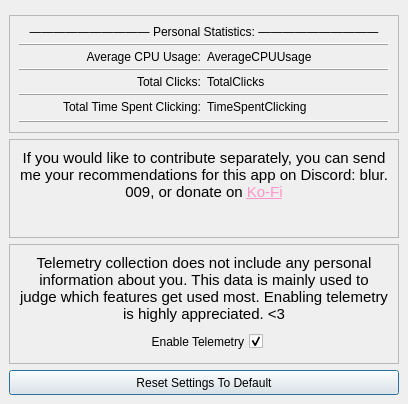
          <widget class="QWidget" name="scrollAreaWidgetContents_2">
           <property name="geometry">
            <rect>
             <x>0</x>
             <y>0</y>
             <width>408</width>
             <height>404</height>
            </rect>
           </property>
           <layout class="QVBoxLayout" name="verticalLayout_8">
            <property name="leftMargin">
             <number>9</number>
            </property>
            <property name="topMargin">
             <number>9</number>
            </property>
            <property name="rightMargin">
             <number>9</number>
            </property>
            <property name="bottomMargin">
             <number>9</number>
            </property>
            <item>
             <widget class="QFrame" name="frame_15">
              <property name="sizePolicy">
               <sizepolicy hsizetype="Minimum" vsizetype="Maximum">
                <horstretch>0</horstretch>
                <verstretch>0</verstretch>
               </sizepolicy>
              </property>
              <property name="frameShape">
               <enum>QFrame::Shape::NoFrame</enum>
              </property>
              <property name="frameShadow">
               <enum>QFrame::Shadow::Raised</enum>
              </property>
              <layout class="QVBoxLayout" name="verticalLayout_9">
               <property name="spacing">
                <number>0</number>
               </property>
               <property name="sizeConstraint">
                <enum>QLayout::SizeConstraint::SetMaximumSize</enum>
               </property>
               <property name="leftMargin">
                <number>0</number>
               </property>
               <property name="topMargin">
                <number>0</number>
               </property>
               <property name="rightMargin">
                <number>0</number>
               </property>
               <property name="bottomMargin">
                <number>0</number>
               </property>
              </layout>
             </widget>
            </item>
            <item>
             <widget class="QFrame" name="frame_25">
              <property name="sizePolicy">
               <sizepolicy hsizetype="Preferred" vsizetype="Preferred">
                <horstretch>0</horstretch>
                <verstretch>0</verstretch>
               </sizepolicy>
              </property>
              <property name="frameShape">
               <enum>QFrame::Shape::StyledPanel</enum>
              </property>
              <property name="frameShadow">
               <enum>QFrame::Shadow::Raised</enum>
              </property>
              <layout class="QVBoxLayout" name="verticalLayout_13">
               <item>
                <widget class="QFrame" name="frame_9">
                 <property name="frameShape">
                  <enum>QFrame::Shape::NoFrame</enum>
                 </property>
                 <property name="frameShadow">
                  <enum>QFrame::Shadow::Plain</enum>
                 </property>
                 <property name="lineWidth">
                  <number>0</number>
                 </property>
                 <layout class="QVBoxLayout" name="verticalLayout_10">
                  <property name="spacing">
                   <number>4</number>
                  </property>
                  <property name="leftMargin">
                   <number>0</number>
                  </property>
                  <property name="topMargin">
                   <number>0</number>
                  </property>
                  <property name="rightMargin">
                   <number>0</number>
                  </property>
                  <property name="bottomMargin">
                   <number>0</number>
                  </property>
                  <item>
                   <widget class="QFrame" name="frame_19">
                    <property name="sizePolicy">
                     <sizepolicy hsizetype="Preferred" vsizetype="Preferred">
                      <horstretch>0</horstretch>
                      <verstretch>0</verstretch>
                     </sizepolicy>
                    </property>
                    <property name="frameShape">
                     <enum>QFrame::Shape::NoFrame</enum>
                    </property>
                    <property name="frameShadow">
                     <enum>QFrame::Shadow::Raised</enum>
                    </property>
                    <layout class="QHBoxLayout" name="horizontalLayout_8">
                     <property name="spacing">
                      <number>6</number>
                     </property>
                     <property name="leftMargin">
                      <number>0</number>
                     </property>
                     <property name="topMargin">
                      <number>0</number>
                     </property>
                     <property name="rightMargin">
                      <number>0</number>
                     </property>
                     <property name="bottomMargin">
                      <number>0</number>
                     </property>
                     <item>
                      <widget class="QLabel" name="AverageCPUUsageText_2">
                       <property name="text">
                        <string>―――――――――― Personal Statistics: ――――――――――</string>
                       </property>
                       <property name="alignment">
                        <set>Qt::AlignmentFlag::AlignCenter</set>
                       </property>
                      </widget>
                     </item>
                    </layout>
                   </widget>
                  </item>
                  <item>
                   <widget class="Line" name="line_7">
                    <property name="frameShadow">
                     <enum>QFrame::Shadow::Raised</enum>
                    </property>
                    <property name="lineWidth">
                     <number>1</number>
                    </property>
                    <property name="orientation">
                     <enum>Qt::Orientation::Horizontal</enum>
                    </property>
                   </widget>
                  </item>
                  <item>
                   <widget class="QFrame" name="frame_16">
                    <property name="frameShape">
                     <enum>QFrame::Shape::NoFrame</enum>
                    </property>
                    <property name="frameShadow">
                     <enum>QFrame::Shadow::Raised</enum>
                    </property>
                    <layout class="QHBoxLayout" name="horizontalLayout">
                     <property name="spacing">
                      <number>6</number>
                     </property>
                     <property name="leftMargin">
                      <number>0</number>
                     </property>
                     <property name="topMargin">
                      <number>0</number>
                     </property>
                     <property name="rightMargin">
                      <number>0</number>
                     </property>
                     <property name="bottomMargin">
                      <number>0</number>
                     </property>
                     <item>
                      <widget class="QLabel" name="label_2">
                       <property name="text">
                        <string>Average CPU Usage:</string>
                       </property>
                       <property name="alignment">
                        <set>Qt::AlignmentFlag::AlignRight|Qt::AlignmentFlag::AlignTrailing|Qt::AlignmentFlag::AlignVCenter</set>
                       </property>
                      </widget>
                     </item>
                     <item>
                      <widget class="QLabel" name="AverageCPUUsageText">
                       <property name="text">
                        <string>AverageCPUUsage</string>
                       </property>
                      </widget>
                     </item>
                    </layout>
                   </widget>
                  </item>
                  <item>
                   <widget class="Line" name="line_4">
                    <property name="frameShadow">
                     <enum>QFrame::Shadow::Raised</enum>
                    </property>
                    <property name="lineWidth">
                     <number>1</number>
                    </property>
                    <property name="orientation">
                     <enum>Qt::Orientation::Horizontal</enum>
                    </property>
                   </widget>
                  </item>
                  <item>
                   <widget class="QFrame" name="frame_17">
                    <property name="frameShape">
                     <enum>QFrame::Shape::NoFrame</enum>
                    </property>
                    <property name="frameShadow">
                     <enum>QFrame::Shadow::Raised</enum>
                    </property>
                    <layout class="QHBoxLayout" name="horizontalLayout_5">
                     <property name="spacing">
                      <number>6</number>
                     </property>
                     <property name="leftMargin">
                      <number>0</number>
                     </property>
                     <property name="topMargin">
                      <number>0</number>
                     </property>
                     <property name="rightMargin">
                      <number>0</number>
                     </property>
                     <property name="bottomMargin">
                      <number>0</number>
                     </property>
                     <item>
                      <widget class="QLabel" name="label_6">
                       <property name="text">
                        <string>Total Clicks:</string>
                       </property>
                       <property name="alignment">
                        <set>Qt::AlignmentFlag::AlignRight|Qt::AlignmentFlag::AlignTrailing|Qt::AlignmentFlag::AlignVCenter</set>
                       </property>
                      </widget>
                     </item>
                     <item>
                      <widget class="QLabel" name="TotalClicksText">
                       <property name="text">
                        <string>TotalClicks</string>
                       </property>
                      </widget>
                     </item>
                    </layout>
                   </widget>
                  </item>
                  <item>
                   <widget class="Line" name="line_5">
                    <property name="frameShadow">
                     <enum>QFrame::Shadow::Raised</enum>
                    </property>
                    <property name="lineWidth">
                     <number>1</number>
                    </property>
                    <property name="orientation">
                     <enum>Qt::Orientation::Horizontal</enum>
                    </property>
                   </widget>
                  </item>
                  <item>
                   <widget class="QFrame" name="frame_18">
                    <property name="frameShape">
                     <enum>QFrame::Shape::NoFrame</enum>
                    </property>
                    <property name="frameShadow">
                     <enum>QFrame::Shadow::Raised</enum>
                    </property>
                    <layout class="QHBoxLayout" name="horizontalLayout_7">
                     <property name="spacing">
                      <number>6</number>
                     </property>
                     <property name="leftMargin">
                      <number>0</number>
                     </property>
                     <property name="topMargin">
                      <number>0</number>
                     </property>
                     <property name="rightMargin">
                      <number>0</number>
                     </property>
                     <property name="bottomMargin">
                      <number>0</number>
                     </property>
                     <item>
                      <widget class="QLabel" name="label_4">
                       <property name="text">
                        <string>Total Time Spent Clicking:</string>
                       </property>
                       <property name="alignment">
                        <set>Qt::AlignmentFlag::AlignRight|Qt::AlignmentFlag::AlignTrailing|Qt::AlignmentFlag::AlignVCenter</set>
                       </property>
                      </widget>
                     </item>
                     <item>
                      <widget class="QLabel" name="TimeSpentClickingText">
                       <property name="text">
                        <string>TimeSpentClicking</string>
                       </property>
                      </widget>
                     </item>
                    </layout>
                   </widget>
                  </item>
                 </layout>
                </widget>
               </item>
               <item>
                <widget class="Line" name="line_6">
                 <property name="frameShadow">
                  <enum>QFrame::Shadow::Raised</enum>
                 </property>
                 <property name="lineWidth">
                  <number>1</number>
                 </property>
                 <property name="orientation">
                  <enum>Qt::Orientation::Horizontal</enum>
                 </property>
                </widget>
               </item>
              </layout>
             </widget>
            </item>
            <item>
             <widget class="QFrame" name="frame_24">
              <property name="sizePolicy">
               <sizepolicy hsizetype="Preferred" vsizetype="Preferred">
                <horstretch>0</horstretch>
                <verstretch>0</verstretch>
               </sizepolicy>
              </property>
              <property name="frameShape">
               <enum>QFrame::Shape::StyledPanel</enum>
              </property>
              <property name="frameShadow">
               <enum>QFrame::Shadow::Raised</enum>
              </property>
              <layout class="QVBoxLayout" name="verticalLayout_12">
               <item>
                <widget class="QLabel" name="label_11">
                 <property name="sizePolicy">
                  <sizepolicy hsizetype="Minimum" vsizetype="Maximum">
                   <horstretch>0</horstretch>
                   <verstretch>0</verstretch>
                  </sizepolicy>
                 </property>
                 <property name="minimumSize">
                  <size>
                   <width>0</width>
                   <height>0</height>
                  </size>
                 </property>
                 <property name="maximumSize">
                  <size>
                   <width>16777215</width>
                   <height>10000</height>
                  </size>
                 </property>
                 <property name="font">
                  <font>
                   <pointsize>12</pointsize>
                   <bold>false</bold>
                  </font>
                 </property>
                 <property name="frameShape">
                  <enum>QFrame::Shape::NoFrame</enum>
                 </property>
                 <property name="frameShadow">
                  <enum>QFrame::Shadow::Raised</enum>
                 </property>
                 <property name="lineWidth">
                  <number>3</number>
                 </property>
                 <property name="text">
                  <string>&lt;html&gt;&lt;head/&gt;&lt;body&gt;&lt;p&gt;&lt;span style=&quot; font-size:11pt;&quot;&gt;If you would like to contribute separately, you can send me your recommendations for this app on Discord: blur.009, or donate on &lt;/span&gt;&lt;a href=&quot;https://ko-fi.com/blur009&quot;&gt;&lt;span style=&quot; font-size:11pt; text-decoration: underline; color:#ff95ca;&quot;&gt;Ko-Fi&lt;/span&gt;&lt;/a&gt;&lt;/p&gt;&lt;/body&gt;&lt;/html&gt;</string>
                 </property>
                 <property name="textFormat">
                  <enum>Qt::TextFormat::MarkdownText</enum>
                 </property>
                 <property name="scaledContents">
                  <bool>true</bool>
                 </property>
                 <property name="alignment">
                  <set>Qt::AlignmentFlag::AlignHCenter|Qt::AlignmentFlag::AlignTop</set>
                 </property>
                 <property name="wordWrap">
                  <bool>true</bool>
                 </property>
                 <property name="margin">
                  <number>0</number>
                 </property>
                 <property name="indent">
                  <number>0</number>
                 </property>
                </widget>
               </item>
              </layout>
             </widget>
            </item>
            <item>
             <widget class="QFrame" name="frame_22">
              <property name="sizePolicy">
               <sizepolicy hsizetype="Preferred" vsizetype="Preferred">
                <horstretch>0</horstretch>
                <verstretch>0</verstretch>
               </sizepolicy>
              </property>
              <property name="frameShape">
               <enum>QFrame::Shape::StyledPanel</enum>
              </property>
              <property name="frameShadow">
               <enum>QFrame::Shadow::Raised</enum>
              </property>
              <layout class="QVBoxLayout" name="verticalLayout_11">
               <item>
                <widget class="QFrame" name="frame_23">
                 <property name="sizePolicy">
                  <sizepolicy hsizetype="Preferred" vsizetype="Preferred">
                   <horstretch>0</horstretch>
                   <verstretch>0</verstretch>
                  </sizepolicy>
                 </property>
                 <property name="frameShape">
                  <enum>QFrame::Shape::NoFrame</enum>
                 </property>
                 <property name="frameShadow">
                  <enum>QFrame::Shadow::Raised</enum>
                 </property>
                 <layout class="QHBoxLayout" name="horizontalLayout_10">
                  <property name="leftMargin">
                   <number>0</number>
                  </property>
                  <property name="topMargin">
                   <number>0</number>
                  </property>
                  <property name="rightMargin">
                   <number>0</number>
                  </property>
                  <property name="bottomMargin">
                   <number>0</number>
                  </property>
                  <item>
                   <widget class="QLabel" name="label_10">
                    <property name="sizePolicy">
                     <sizepolicy hsizetype="Minimum" vsizetype="Maximum">
                      <horstretch>0</horstretch>
                      <verstretch>0</verstretch>
                     </sizepolicy>
                    </property>
                    <property name="minimumSize">
                     <size>
                      <width>0</width>
                      <height>0</height>
                     </size>
                    </property>
                    <property name="maximumSize">
                     <size>
                      <width>16777215</width>
                      <height>10000</height>
                     </size>
                    </property>
                    <property name="font">
                     <font>
                      <pointsize>12</pointsize>
                      <bold>false</bold>
                     </font>
                    </property>
                    <property name="frameShape">
                     <enum>QFrame::Shape::NoFrame</enum>
                    </property>
                    <property name="frameShadow">
                     <enum>QFrame::Shadow::Raised</enum>
                    </property>
                    <property name="lineWidth">
                     <number>3</number>
                    </property>
                    <property name="text">
                     <string>&lt;html&gt;&lt;head/&gt;&lt;body&gt;&lt;p&gt;&lt;span style=&quot; font-size:11pt;&quot;&gt;Telemetry collection does not include any personal information about you. This data is mainly used to judge which features get used most. Enabling telemetry is highly appreciated. &amp;lt;3&lt;/span&gt;&lt;/p&gt;&lt;/body&gt;&lt;/html&gt;</string>
                    </property>
                    <property name="textFormat">
                     <enum>Qt::TextFormat::MarkdownText</enum>
                    </property>
                    <property name="scaledContents">
                     <bool>true</bool>
                    </property>
                    <property name="alignment">
                     <set>Qt::AlignmentFlag::AlignHCenter|Qt::AlignmentFlag::AlignTop</set>
                    </property>
                    <property name="wordWrap">
                     <bool>true</bool>
                    </property>
                    <property name="margin">
                     <number>0</number>
                    </property>
                    <property name="indent">
                     <number>0</number>
                    </property>
                   </widget>
                  </item>
                 </layout>
                </widget>
               </item>
               <item>
                <widget class="QFrame" name="frame_21">
                 <property name="sizePolicy">
                  <sizepolicy hsizetype="Preferred" vsizetype="Preferred">
                   <horstretch>0</horstretch>
                   <verstretch>0</verstretch>
                  </sizepolicy>
                 </property>
                 <property name="frameShape">
                  <enum>QFrame::Shape::NoFrame</enum>
                 </property>
                 <property name="frameShadow">
                  <enum>QFrame::Shadow::Raised</enum>
                 </property>
                 <layout class="QHBoxLayout" name="horizontalLayout_9">
                  <property name="leftMargin">
                   <number>0</number>
                  </property>
                  <property name="topMargin">
                   <number>0</number>
                  </property>
                  <property name="rightMargin">
                   <number>0</number>
                  </property>
                  <property name="bottomMargin">
                   <number>0</number>
                  </property>
                  <item>
                   <spacer name="horizontalSpacer_4">
                    <property name="orientation">
                     <enum>Qt::Orientation::Horizontal</enum>
                    </property>
                    <property name="sizeHint" stdset="0">
                     <size>
                      <width>40</width>
                      <height>20</height>
                     </size>
                    </property>
                   </spacer>
                  </item>
                  <item>
                   <widget class="QCheckBox" name="TelemetryCheckBox">
                    <property name="sizePolicy">
                     <sizepolicy hsizetype="Fixed" vsizetype="Preferred">
                      <horstretch>0</horstretch>
                      <verstretch>0</verstretch>
                     </sizepolicy>
                    </property>
                    <property name="minimumSize">
                     <size>
                      <width>0</width>
                      <height>25</height>
                     </size>
                    </property>
                    <property name="maximumSize">
                     <size>
                      <width>16777215</width>
                      <height>30</height>
                     </size>
                    </property>
                    <property name="toolTipDuration">
                     <number>-1</number>
                    </property>
                    <property name="layoutDirection">
                     <enum>Qt::LayoutDirection::RightToLeft</enum>
                    </property>
                    <property name="locale">
                     <locale language="English" country="UnitedStates"/>
                    </property>
                    <property name="text">
                     <string>Enable Telemetry</string>
                    </property>
                    <property name="checked">
                     <bool>true</bool>
                    </property>
                   </widget>
                  </item>
                  <item>
                   <spacer name="horizontalSpacer_5">
                    <property name="orientation">
                     <enum>Qt::Orientation::Horizontal</enum>
                    </property>
                    <property name="sizeHint" stdset="0">
                     <size>
                      <width>40</width>
                      <height>20</height>
                     </size>
                    </property>
                   </spacer>
                  </item>
                 </layout>
                </widget>
               </item>
              </layout>
             </widget>
            </item>
            <item>
             <widget class="QPushButton" name="ResetSettingsButton">
              <property name="minimumSize">
               <size>
                <width>170</width>
                <height>25</height>
               </size>
              </property>
              <property name="maximumSize">
               <size>
                <width>16777215</width>
                <height>25</height>
               </size>
              </property>
              <property name="toolTip">
               <string>&lt;html&gt;&lt;head/&gt;&lt;body&gt;&lt;p&gt;&lt;span style=&quot; color:#ff0a0e;&quot;&gt;Resets all settings to default!&lt;/span&gt;&lt;/p&gt;&lt;/body&gt;&lt;/html&gt;</string>
              </property>
              <property name="toolTipDuration">
               <number>-1</number>
              </property>
              <property name="locale">
               <locale language="English" country="UnitedStates"/>
              </property>
              <property name="text">
               <string>Reset Settings To Default</string>
              </property>
              <property name="checkable">
               <bool>false</bool>
              </property>
              <property name="checked">
               <bool>false</bool>
              </property>
              <property name="autoDefault">
               <bool>false</bool>
              </property>
              <property name="default">
               <bool>true</bool>
              </property>
              <property name="flat">
               <bool>false</bool>
              </property>
             </widget>
            </item>
           </layout>
          </widget>
